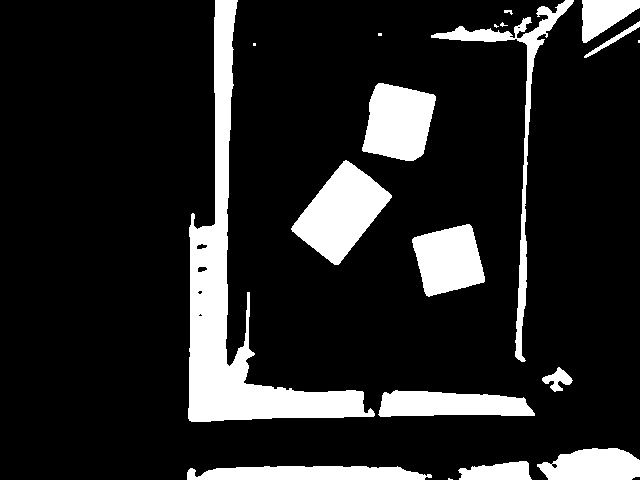
#> input picture mask_result.jpg, 640 x 480 px, given in place of 1.jpg, which was not available
$ python check._all.py
#> lines starting #> are read from the running program, lines starting #| are printed output that depends on the picture; after the words box and inside, x2 and y2 are one past the last pixel; in counts of white or black regions, pixels touching at a corner belong together; pictures that were not available may be replaced by others from this repository, and a replacement may not be noted
import cv2
import numpy as np
import os

def pixel_to_robot_coordinates(pixel_x, pixel_y):
    robot_x = (1 / 15) * pixel_y - (113 / 15)
    robot_y = (-19 / 286) * pixel_x + (12697 / 286)
    return robot_x, robot_y

input_folder = r"C:\Users\SANG\Desktop\image\new"
roi_x, roi_y, roi_w, roi_h = 200, 10, 350, 380  # ROI 영역

for index in range(1, 80):
    filename = f"{index}.jpg"
    img_path = os.path.join(input_folder, filename)

    image = cv2.imread(img_path)
#> image is the input picture: shape (480, 640, 3); min 0, max 255, mean 37.6
    if image is None:
        print(f"❌ 이미지 로드 실패: {img_path}")
        continue

    print(f"\n📷 처리 중: {filename}")

    # ROI 설정
    roi = image[roi_y:roi_y+roi_h, roi_x:roi_x+roi_w]
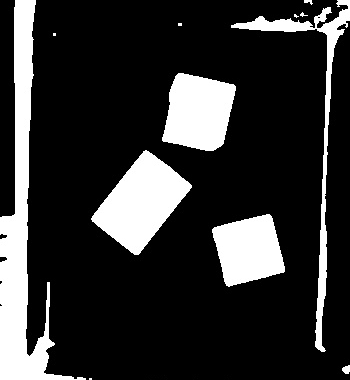
#> roi: shape (380, 350, 3); min 0, max 255, mean 49.8

    # HSV 변환 및 V 채널 평활화
    hsv = cv2.cvtColor(roi, cv2.COLOR_BGR2HSV)
#> hsv: shape (380, 350, 3); mean H, S, V 0, 0, 49.8
    h, s, v = cv2.split(hsv)
#> h: shape (380, 350); every value is 0
    v_eq = cv2.equalizeHist(v)
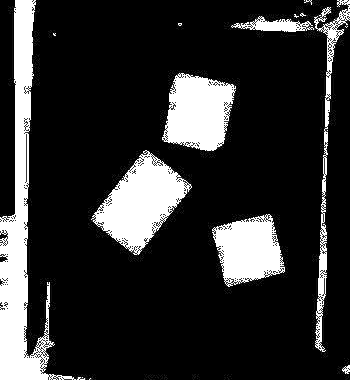
#> v_eq: shape (380, 350); min 0, max 255, mean 46.1
    hsv_eq = cv2.merge((h, s, v_eq))
#> hsv_eq: shape (380, 350, 3); mean H, S, V 0, 0, 46.1

    # 검정색 범위 마스크
    lower_black = np.array([0, 0, 0])
    upper_black = np.array([180, 220, 70])
    mask = cv2.inRange(hsv_eq, lower_black, upper_black)
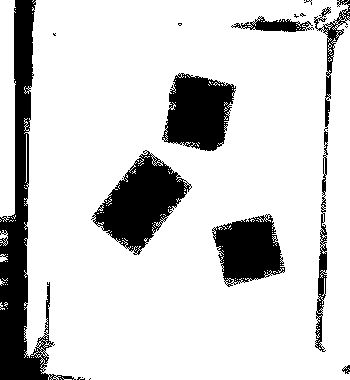
#> mask: shape (380, 350); 82.5% white; 20 black regions (13 under 20 px), largest, box (x1, y1, x2, y2) and area: (0, 0, 76, 380) 8390, (91, 150, 192, 255) 4970, (162, 73, 236, 151) 4021

    # 침식 → 객체 분리
    kernel = np.ones((5, 5), np.uint8)
    mask = cv2.erode(mask, kernel, iterations=1)
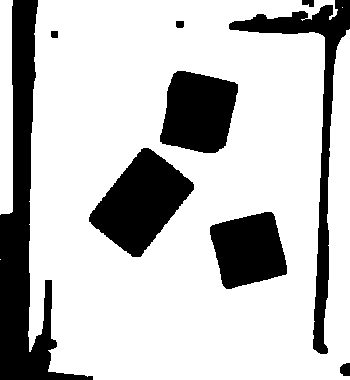
#> mask: shape (380, 350); 75.9% white; 9 black regions, largest, box (x1, y1, x2, y2) and area: (0, 0, 93, 380) 10831, (89, 148, 194, 257) 6232, (229, 0, 350, 354) 5495

    # 경계 다듬기
    mask = cv2.medianBlur(mask, 5)
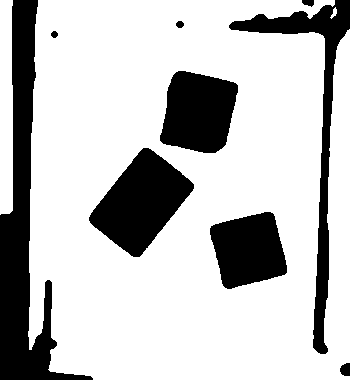
#> mask: shape (380, 350); 75.9% white; 9 black regions

    # 컨투어 검출
    contours, _ = cv2.findContours(mask, cv2.RETR_EXTERNAL, cv2.CHAIN_APPROX_SIMPLE)
#> contours = 3 contours; box (x1, y1, x2, y2) and area: (28, 0, 350, 380) 112571, (0, 0, 13, 215) 2473, (330, 7, 337, 19) 26
    result_img = image.copy()

    print(f"🔍 총 contour 개수: {len(contours)}")
#| 🔍 총 contour 개수: 3

    for i, cnt in enumerate(contours):
        area = cv2.contourArea(cnt)
        rect = cv2.minAreaRect(cnt)
        (cx, cy), (w_box, h_box), angle = rect
        center_x, center_y = int(cx), int(cy)
        box = cv2.boxPoints(rect)
        box = np.intp(box)

        # ROI 기준 → 원본 이미지 기준으로 좌표 보정
        center_x_global = center_x + roi_x
        center_y_global = center_y + roi_y
        box_global = box + np.array([[roi_x, roi_y]])

        color = (0, 0, 255)
        reason = ""

        # 필터 조건
        if area < 1500:
            reason = "면적이 너무 작음"
        elif area > 10000:
            reason = "면적이 너무 큼"
        elif not (211 <= center_x_global <= 577 and 6 <= center_y_global <= 392):
            reason = "중심 좌표 범위 벗어남"
        elif w_box < 20:
            reason = "w 작음"
        elif w_box > 120:
            reason = "w 큼"
        elif h_box < 30:
            reason = "h 작음"
        elif h_box > 150:
            reason = "h 큼"
        else:
            color = (0, 255, 0)
            if w_box < h_box:
                angle += 90
            robot_x, robot_y = pixel_to_robot_coordinates(center_x_global, center_y_global)
            reason = "✔️ 검출됨"
            print(f"[✔️] ID:{i}, 중심=({center_x_global}, {center_y_global}), 회전각={angle:.1f}°, h={h_box:.1f}, w={w_box:.1f}, area={area:.1f}, robot=({robot_x:.1f}, {robot_y:.1f})")

        if reason != "✔️ 검출됨":
            print(f"[❌] ID:{i}, 이유: {reason}")

        # 시각화
        cv2.drawContours(result_img, [box_global], 0, color, 2)
        cv2.circle(result_img, (center_x_global, center_y_global), 4, (0, 0, 255), -1)
        label = f"ID:{i}"
        cv2.putText(result_img, label, (center_x_global - 20, center_y_global - 10),
                    cv2.FONT_HERSHEY_SIMPLEX, 0.6, color, 2)
#> this loop made 3 passes
#> (area, cx, cy, w_box, h_box, angle, center_x, center_y) on passes 1 to 3: (26.5, 333.8, 12.81, 11.7, 4.21, -69.44, 333, 12), (112571, 188.5, 189.5, 379, 321, -90, 188, 189), (2473, 6, 107, 214, 12, -90, 5, 106)
#| [❌] ID:0, 이유: 면적이 너무 작음
#| [❌] ID:1, 이유: 면적이 너무 큼
#| [❌] ID:2, 이유: 중심 좌표 범위 벗어남
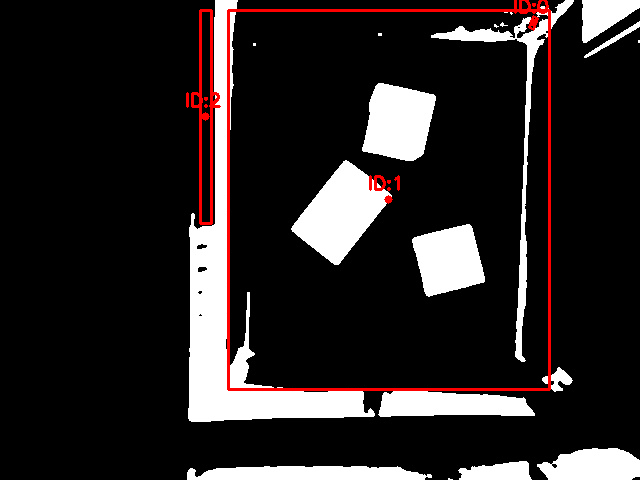
#> result_img: shape (480, 640, 3); 2.08% of pixels changed, all inside (x1, y1, x2, y2) = (186, 0, 551, 391)

    # 결과 출력
    window_name_result = f"{filename} - Result"
    cv2.imshow(window_name_result, result_img)

    key = cv2.waitKey(0)
#> (key Esc is pressed here)
    if key == 27:  # ESC 키
        break

cv2.destroyAllWindows()
